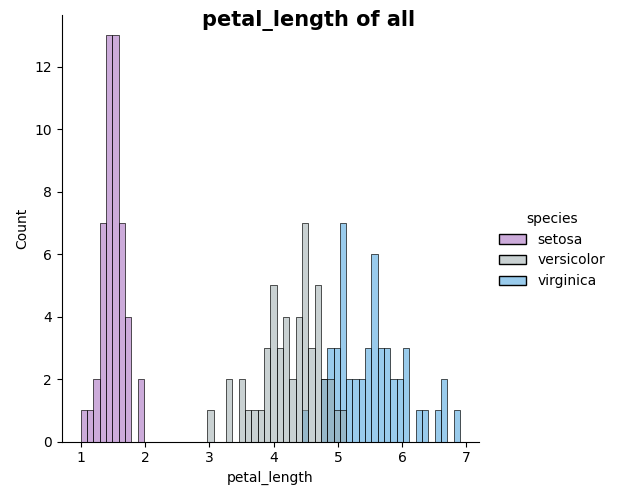

Source code (Python):
from matplotlib import pyplot as plt
import seaborn as sns
import plotly_express as px

iris = sns.load_dataset('iris')

#histograms
sns.displot(iris, x='petal_length', hue='species', legend=True, bins=60,
            palette=dict(setosa='#9b59b6', virginica='#3498db', versicolor='#95a5a6'))
plt.suptitle('petal_length of all',
             fontsize=15, fontweight="bold", color="black",)

plt.savefig('2.png')
plt.show()